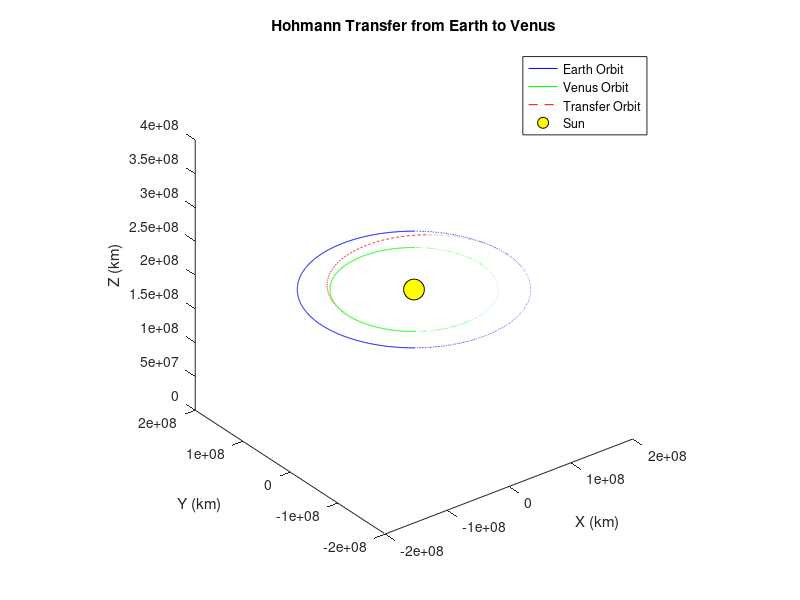

Recreate this plot in MATLAB.
%% Hohmann Transfer from Earth to Venus (3-Dimension)
clear;
clc;

%% Constants
mu_Sun = 1.32712440018e11;  % Gravitational parameter of the Sun (km^3/s^2)
AU = 1.496e8;                % Astronomical unit (km)
shift_distance = 0.1e8;      % Shift distance along z-axis (km)

%% Orbits
r_earth = 1*AU;             % Radius of Earth's orbit (km)
r_venus = 0.72*AU;          % Radius of Venus' orbit (km)

%% Hohmann Transfer Calculations

% Semi-major axis of transfer ellipse
a_transfer = (r_earth + r_venus) / 2;

% Eccentricity of the transfer ellipse
e = (r_venus - r_earth) / (r_venus + r_earth);

% Velocity at Earth's orbit
v_earth = sqrt(mu_Sun / r_earth);

% Velocity at transfer orbit (at the point of departure from Earth)
v_transfer_departure = sqrt((2 * mu_Sun / r_earth) - (mu_Sun / a_transfer));

% Velocity at Venus' orbit
v_venus = sqrt(mu_Sun / r_venus);

% Velocity at transfer orbit (at the point of arrival at Venus)
v_transfer_arrival = sqrt((2 * mu_Sun / r_venus) - (mu_Sun / a_transfer));

% Delta-v required for transfer
delta_v_departure = v_transfer_departure - v_earth;
delta_v_arrival = v_venus - v_transfer_arrival;

%% Plot Trajectories
theta = linspace(0, 2*pi, 1000);

% Earth's orbit
xE = r_earth * cos(theta);
yE = r_earth * sin(theta);
zE = zeros(size(xE))+ 2e8;

% Venus' orbit
xV = r_venus * cos(theta);
yV = r_venus * sin(theta);
zV = zeros(size(xV)) + 2e8;

% Transfer orbit
theta1 = linspace(0, pi, 1000);
r_transfer = (a_transfer * (1 - e^2)) ./ (1 + e * cos(theta1));
xT = r_transfer .* cos(theta1);
yT = r_transfer .* sin(theta1);
zT = zeros(size(xT)) + 2e8;

figure;
plot3(xE, yE, zE, 'b'); hold on;
plot3(xV, yV, zV, 'g');
plot3(xT, yT, zT, 'r--');
plot3(0, 0, 2e8, 'ko', 'MarkerSize', 15, 'MarkerFaceColor', 'y'); % Sun
axis equal;
legend('Earth Orbit', 'Venus Orbit', 'Transfer Orbit', 'Sun');
title('Hohmann Transfer from Earth to Venus');
xlabel('X (km)');
ylabel('Y (km)');
zlabel('Z (km)');

% Add some perspective to the z-axis
zlim([0, 4e8]);
zticks(0:0.5e8:4e8);
%% Display Delta-v
disp(['Delta-v required for departure from Earth: ' num2str(delta_v_departure) ' km/s']);
disp(['Delta-v required for arrival at Venus: ' num2str(delta_v_arrival) ' km/s']);

